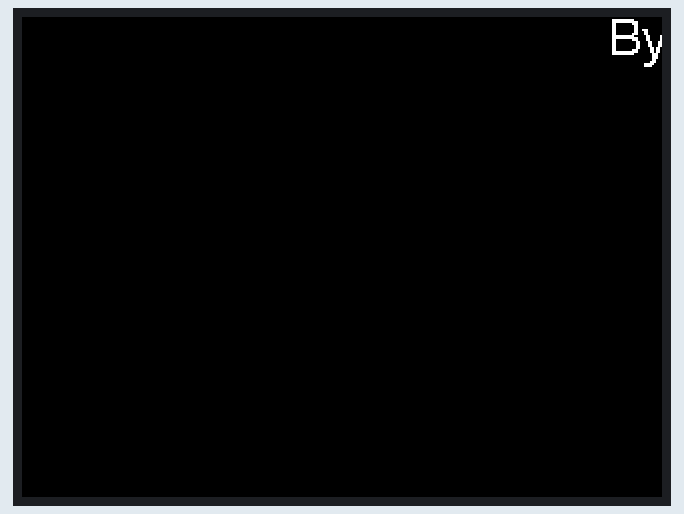
Simulated run of this sketch. Board: ESP32. Parts: 320×240 colour display.

Above: at 1.27 s.
At 5.94 s:
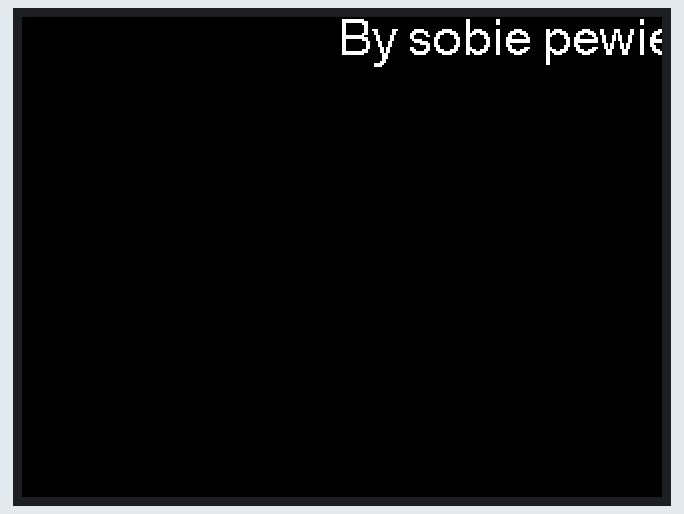
At 10.61 s:
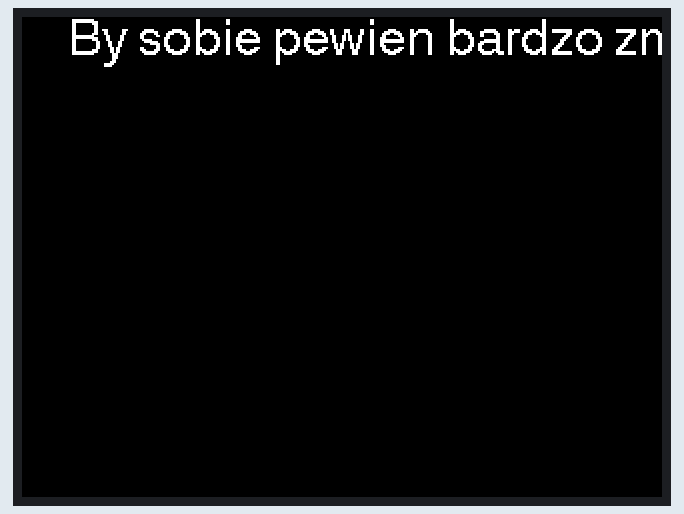
At 20.25 s:
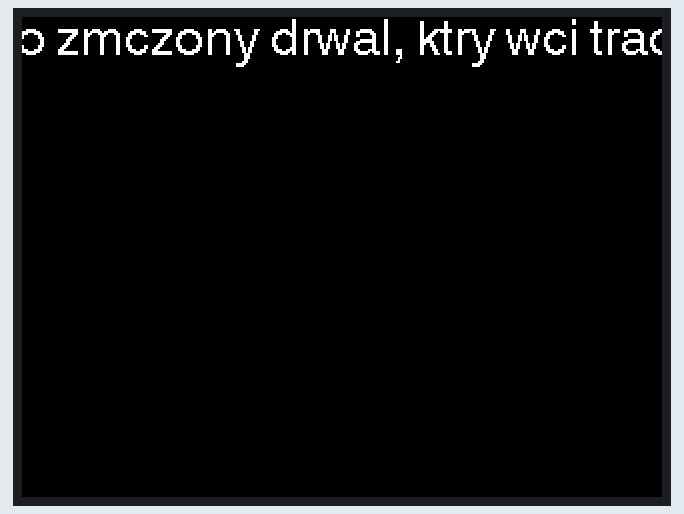
At 29.9 s:
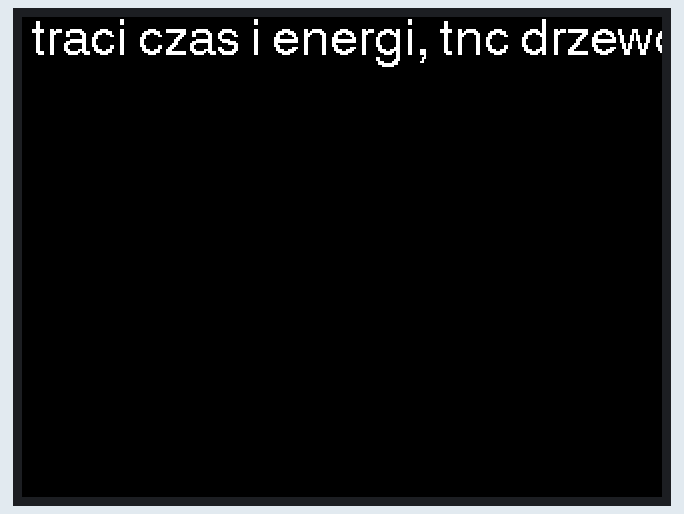
At 39.55 s:
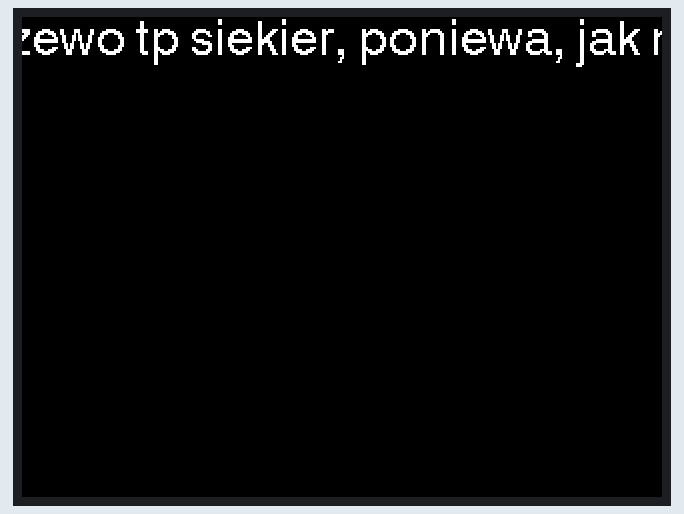

The sketch:

LongTextScroll.ino
```cpp
//#define LGFX_AUTODETECT
#define LGFX_WT32_SC01
#include <LovyanGFX.hpp>

LGFX lcd;
LGFX_Sprite canvas;

static constexpr char text[] = "Był sobie pewien bardzo zmęczony drwal, który wciąż tracił czas i energię, tnąc drzewo tępą siekierą, ponieważ, jak mówił, nie miał czasu jej naostrzyć.";
static constexpr size_t textlen = sizeof(text) / sizeof(text[0]);
size_t textpos = 0;

void setup(void)
{
  lcd.init();


  if (lcd.width() < lcd.height()) lcd.setRotation(lcd.getRotation() ^ 1);

  canvas.setColorDepth(8);
  //canvas.setFont(&fonts::lgfxJapanMinchoP_40);  //28 32 36 40 //https://m5stack.lang-ship.com/howto/m5gfx/font/
  canvas.setFont(&fonts::Font4);
  //canvas.setTextFont(8);

  canvas.setTextWrap(false);        // 右端到達時のカーソル折り返しを禁止
  canvas.createSprite(lcd.width() + 36, 36); // 画面幅+１文字分の横幅を用意
}

void loop(void)
{
  int32_t cursor_x = canvas.getCursorX() - 1;   // 現在のカーソル位置を取得し、1ドット左に移動
  if (cursor_x <= 0) // カーソル位置が左端に到達している場合は一周したと判断
  {
    textpos = 0;            // 文字列の読取り位置をリセット
    cursor_x = lcd.width(); // 新たな文字が画面右端に描画されるようにカーソル位置を変更
  }

  canvas.setCursor(cursor_x, 0);
  canvas.scroll(-1, 0);
  while (textpos < textlen && cursor_x <= lcd.width())
  {
    canvas.print(text[textpos++]);
    cursor_x = canvas.getCursorX();
  }

  canvas.pushSprite(&lcd, 0, 0);
}
```
